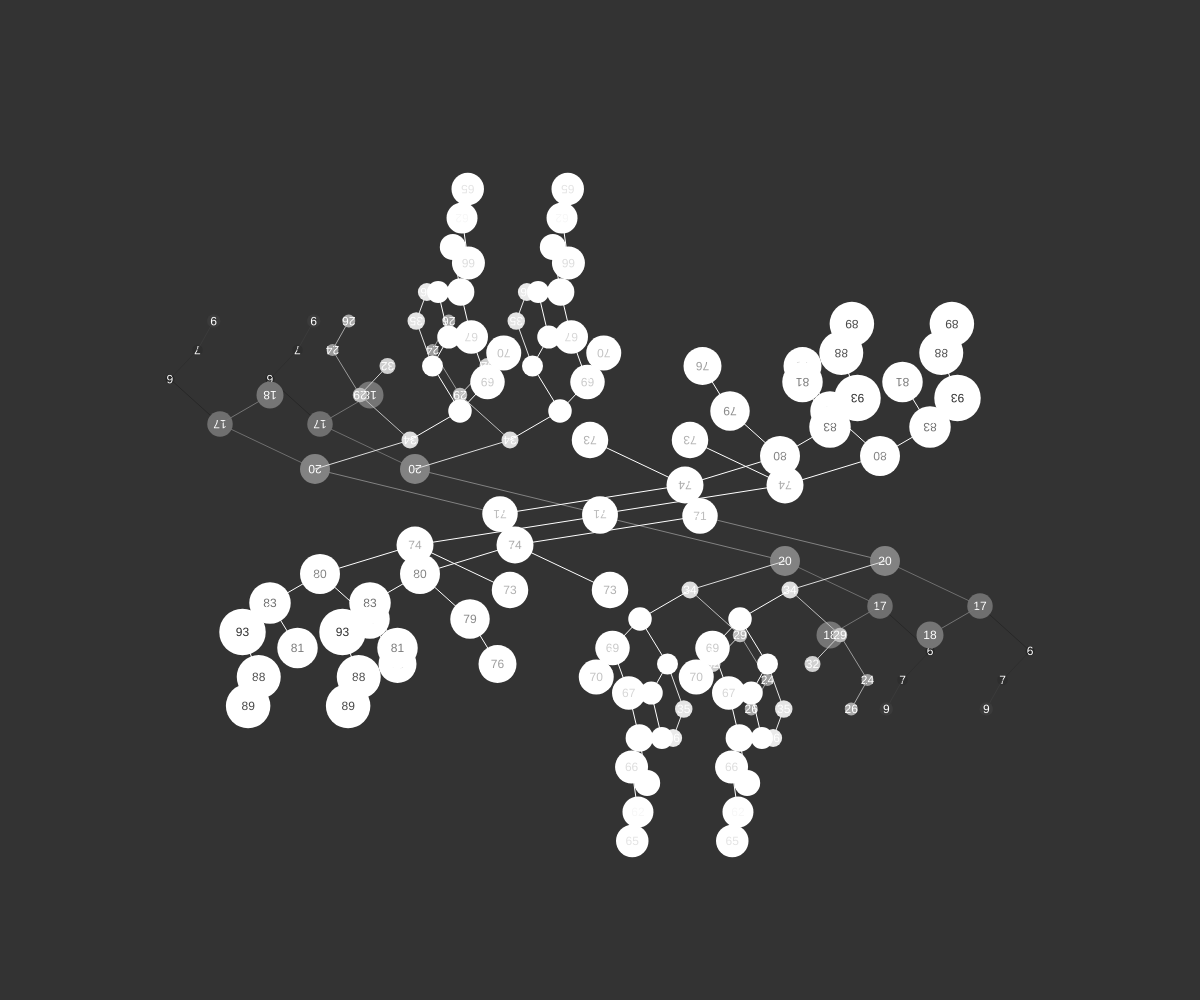
Frame 1 (no input)
Frame 60 (no input): identical to frame 1, image omitted
Frame 120 (the mouse pressed at the canvas centre since frame 60): identical to frame 1, image omitted

The p5.js sketch that drew this single still picture (run headless with seeded random() and noise() and a simulated clock; from frame 60 on, the mouse is pressed at the canvas centre):

// p5.js sketch
// ── sketch.js
var canvasWidth = 720;
var canvasHeight = 480;
var backCol = 20; 
var count = 100; 

var tree;
var node;

function setup() {
  createCanvas(windowWidth, windowHeight);
  background(backCol);
  colorMode(RGB, 100);
  tree = new Tree();
  node = new Node(); 
  for (var i = 0; i < 40; i++) {
    tree.addValue(floor(random(0, 100)));
  }


}

function draw(){
  background(backCol);

  push();
  translate(0, height/2);

  push();
  // translate(width/2, height/2);
  // translate(mouseX, mouseY); 
  tree.traverse();
  pop();


  push();
  translate(width, +30);
  rotate(PI);
  // translate(mouseX, mouseY); 
  tree.traverse();
  pop(); 

  push();
  translate(width, +30);
  translate(-100, 0);
  rotate(PI);
  // translate(mouseX, mouseY); 
  tree.traverse();
  pop(); 


  push();
  // translate(width, +30);
  translate(100, 0);
  // rotate(PI/4);
  // translate(mouseX, mouseY); 
  tree.traverse();
  pop(); 


  // tree.traverse();
  //  push();
  // translate(40, 30); 
  // tree.traverse();
  // pop(); 

  //  tree.traverse();
  //  push();
  // translate(40, 30); 
  // tree.traverse();
  // pop(); 
  pop();
 
  // background(backCol);
  // for (var i = 0; i < 20; i++) {
//   if (count == 100){
//   var n = new Node(floor(random(0, 100)), 100, 100);
//   if (this.root == null) {
//     tree.root = n;
//     tree.root.x = width / 2;
//     tree.root.y = 16;
//   } else {
//     tree.root.addNode(n);
//   }
// }



//   console.log(tree);
//   tree.traverse();

    // tree.addValue(floor(random(0, 100), mouseX, 40));
  // }

  if (count == 100){
    count = 0;

  }

}


function mouseClicked() {
    tree.addValue(floor(random(0, 100)));
  }

function mousePressed() {
  // for (Bob b : bobs) {
    node.clicked(mouseX, mouseY);
  // }
}

function mouseReleased() {
  // for (Bob b : bobs) {
    node.stopDragging();
  // }
}


// ── node.js
function Node(val, x, y) {
  colorMode(RGB, 100);

  this.value = val;
  this.size = val/2; 
  this.col = (map(val, 0, 100, 0, 255)); 
  this.col2 = (80, 22, 32);
  this.colT = map(val, 0, 100, 255, 0); 
  this.left = null;
  this.right = null;
  this.distance = 2;
  this.x = x;
  this.y = y;
  this.velocity;
  this.acceleration;
  this.mass = 8;
   // Arbitrary damping to simulate friction / drag 
  this.damping = 0.95;

    // For mouse interaction
  this.dragOffset;
  this.dragging = false;
}

Node.prototype.search = function(val) {
  if (this.value == val) {
    return this;
  } else if (val < this.value && this.left != null) {
    return this.left.search(val);
  } else if (val > this.value && this.right != null) {
    return this.right.search(val);
  }
  return null;
}

Node.prototype.visit = function(parent) {
  colorMode(RGB, 100);
  if (this.left != null) {
    this.left.visit(this);
  }
  // console.log(this.value);
  fill(255);
  noStroke();
  textAlign(CENTER);
  textSize(12);
  // text(this.value, this.x, this.y);
  stroke(this.col, 100);
  line(parent.x, parent.y, this.x, this.y);
  noStroke();
  fill(this.col);
  if (this.value > 20){
  ellipse(this.x, this.y, this.size, this.size);
} else {
   ellipse(this.x, this.y, map(this.size, 0, 100, 0, 300) , map(this.size, 0, 100, 0, 300) );
}

Node.prototype.visit2 = function(parent) {
  if (this.left != null) {
    this.left.visit(this);
  }
  // console.log(this.value);
  fill(255);
  noStroke();
  textAlign(CENTER);
  textSize(12);
  // text(this.value, this.x, this.y);
  stroke(255, 100);
  line(parent.x, parent.y, this.x, this.y);
  noStroke();
  fill(0, 255, 255);
  //display
  // if (this.dragging) {
  //     fill(255);
  //     ellipse(mouseX, mouseY, this.mass*2, this.mass*2);
  // }
  if (this.value > 20){
  ellipse(this.x, this.y, this.size, this.size);
} else {
   ellipse(this.x, this.y, map(this.size, 0, 100, 0, 300) , map(this.size, 0, 100, 0, 300) );
}
}




  // ellipse(this.x, this.y, 30, 30);
  noStroke();
  if (this.value < 60 && this.value > 40 ){
    fill(200);
  } else{
  fill(this.colT);
  }
  text(this.value, this.x, this.y+4);
  if (this.right != null) {
    this.right.visit(this);
  }
}

Node.prototype.addNode = function(n, x, y) {
  if (n.value < this.value) {
    if (this.left == null) {
      this.left = n;
      this.left.x = this.x + (canvasWidth/Math.pow(2,n.distance)) + 5;
      this.left.y =  this.y +(canvasHeight/12) + 5;
    } else {
      n.distance++;
      this.left.addNode(n)
    }
  } else if (n.value > this.value) {
    if (this.right == null) {
      this.right = n;
      this.right.x = this.x - (canvasWidth/Math.pow(2, n.distance)) - 5;
      this.right.y = this.y + (canvasHeight/20) + 5;
    } else {
      n.distance++;
      this.right.addNode(n);
    }
  }
}

  // Standard Euler integration
Node.prototype.update = function() { 
    this.velocity.add(this.acceleration);
    this.velocity.mult(this.damping);
    this.position.add(this.velocity);
    this.acceleration.mult(0);
  }

    // Newton's law: F = M * A
Node.prototype.applyForce = function(force) {
    this.f = force.get();
    this.f.div(this.mass);
    this.acceleration.add(f);
  }
Node.prototype.clicked = function(mx, my) {
    var d = dist(mx, my, this.x, this.y);
    if (d < this.mass) {
      this.dragging = true;
      this.dragOffset.x = this.x-mx;
      this.dragOffset.y = this.y-my;
    }
  }

Node.prototype.stopDragging = function() {
    this.dragging = false;
  }

Node.prototype.drag = function (mx, my) {
    if (this.dragging) {
      this.x = mx + this.dragOffset.x;
      this.y = my + this.dragOffset.y;
    }
  }


// ── node2.js
function Node2(val, x, y) {
  this.value = val;
  this.size = val/2; 
  this.col = (0, 255, 255); 
  this.colT = map(val, 0, 100, 255, 0); 
  this.left = null;
  this.right = null;
  this.distance = 2;
  this.x = x;
  this.y = y;
  this.velocity;
  this.acceleration;
  this.mass = 8;
   // Arbitrary damping to simulate friction / drag 
  this.damping = 0.95;

    // For mouse interaction
  this.dragOffset;
  this.dragging = false;
}

Node2.prototype.search = function(val) {
  if (this.value == val) {
    return this;
  } else if (val < this.value && this.left != null) {
    return this.left.search(val);
  } else if (val > this.value && this.right != null) {
    return this.right.search(val);
  }
  return null;
}

Node2.prototype.visit = function(parent) {
  if (this.left != null) {
    this.left.visit(this);
  }
  // console.log(this.value);
  fill(255);
  noStroke();
  textAlign(CENTER);
  textSize(12);
  // text(this.value, this.x, this.y);
  stroke(255, 100);
  line(parent.x, parent.y, this.x, this.y);
  noStroke();
  fill(this.col);
  //display
  // if (this.dragging) {
  //     fill(255);
  //     ellipse(mouseX, mouseY, this.mass*2, this.mass*2);
  // }
  if (this.value > 20){
  ellipse(this.x, this.y, this.size, this.size);
} else {
   ellipse(this.x, this.y, map(this.size, 0, 100, 0, 300) , map(this.size, 0, 100, 0, 300) );
}



  // ellipse(this.x, this.y, 30, 30);
  noStroke();
  if (this.value < 60 && this.value > 40 ){
    fill(200);
  } else{
  fill(this.colT);
  }
  text(this.value, this.x, this.y+4);
  if (this.right != null) {
    this.right.visit(this);
  }
}

Node2.prototype.addNode = function(n, x, y) {
  if (n.value < this.value) {
    if (this.left == null) {
      this.left = n;
      this.left.x = this.x + (canvasWidth/Math.pow(2,n.distance));
      this.left.y =  this.y +(canvasHeight/12);
    } else {
      n.distance++;
      this.left.addNode(n)
    }
  } else if (n.value > this.value) {
    if (this.right == null) {
      this.right = n;
      this.right.x = this.x - (canvasWidth/Math.pow(2, n.distance));
      this.right.y = this.y + (canvasHeight/20);
    } else {
      n.distance++;
      this.right.addNode(n);
    }
  }
}

// ── tree.js
function Tree() {
  this.root = null;
}

Tree.prototype.traverse = function() {
  this.root.visit(this.root);
}

Tree.prototype.traverse2 = function() {
  this.root.visit2(this.root);
}

Tree.prototype.search = function(val) {
  var found = this.root.search(val);
  return found;
}

Tree.prototype.addValue = function(val) {
  var n = new Node(val);
  if (this.root == null) {
    this.root = n;
    this.root.x = width / 2;
    this.root.y = 16;
  } else {
    this.root.addNode(n);
  }
}

// Tree.prototype.applyForce = function(force) {
//     this.applyForce(force);
// }

//     // Newton's law: F = M * A
// Node.prototype.applyForce = function(force) {
//     this.f = force.get();
//     this.f.div(this.mass);
//     this.acceleration.add(f);
//   }
